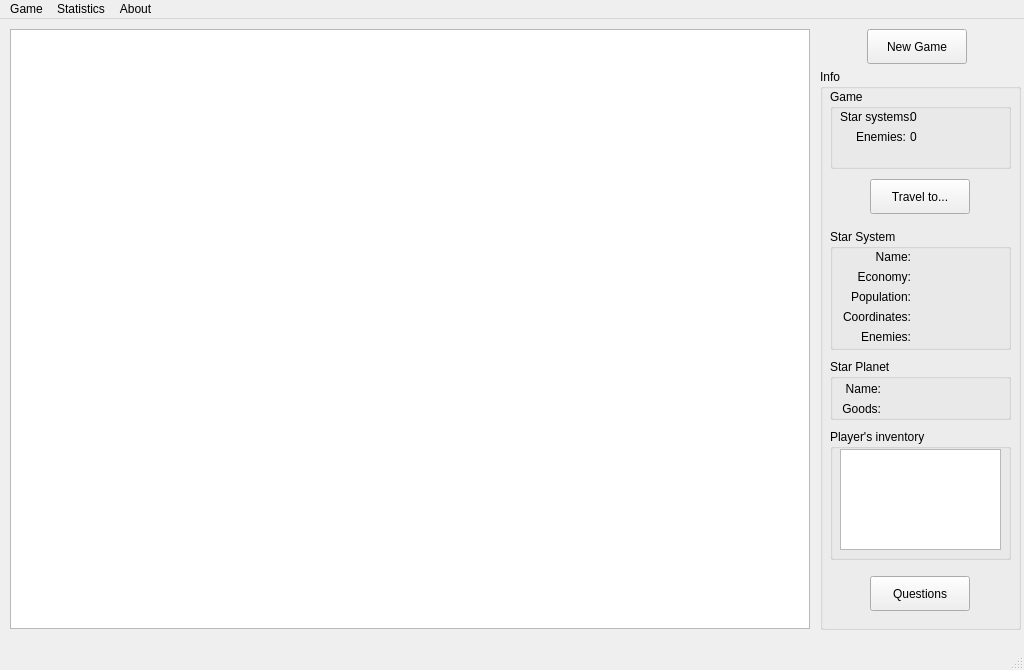
<?xml version="1.0" encoding="UTF-8"?>
<ui version="4.0">
 <class>MainWindow</class>
 <widget class="QMainWindow" name="MainWindow">
  <property name="geometry">
   <rect>
    <x>0</x>
    <y>0</y>
    <width>1024</width>
    <height>670</height>
   </rect>
  </property>
  <property name="minimumSize">
   <size>
    <width>1024</width>
    <height>670</height>
   </size>
  </property>
  <property name="maximumSize">
   <size>
    <width>1024</width>
    <height>670</height>
   </size>
  </property>
  <property name="windowTitle">
   <string>Semicoln Space Game</string>
  </property>
  <property name="windowIcon">
   <iconset resource="resources.qrc">
    <normaloff>:/images/images/favicon.png</normaloff>:/images/images/favicon.png</iconset>
  </property>
  <property name="locale">
   <locale language="English" country="UnitedStates"/>
  </property>
  <widget class="QWidget" name="centralwidget">
   <widget class="QGraphicsView" name="graphicsView">
    <property name="geometry">
     <rect>
      <x>10</x>
      <y>10</y>
      <width>800</width>
      <height>600</height>
     </rect>
    </property>
    <property name="minimumSize">
     <size>
      <width>800</width>
      <height>600</height>
     </size>
    </property>
    <property name="maximumSize">
     <size>
      <width>800</width>
      <height>600</height>
     </size>
    </property>
    <property name="verticalScrollBarPolicy">
     <enum>Qt::ScrollBarAlwaysOff</enum>
    </property>
    <property name="horizontalScrollBarPolicy">
     <enum>Qt::ScrollBarAlwaysOff</enum>
    </property>
   </widget>
   <widget class="QPushButton" name="pbNewGame">
    <property name="geometry">
     <rect>
      <x>867</x>
      <y>10</y>
      <width>100</width>
      <height>35</height>
     </rect>
    </property>
    <property name="text">
     <string>New Game</string>
    </property>
   </widget>
   <widget class="QGroupBox" name="gbInfo">
    <property name="geometry">
     <rect>
      <x>820</x>
      <y>50</y>
      <width>201</width>
      <height>561</height>
     </rect>
    </property>
    <property name="title">
     <string>Info</string>
    </property>
    <widget class="QGroupBox" name="gbStarSystem">
     <property name="geometry">
      <rect>
       <x>10</x>
       <y>160</y>
       <width>181</width>
       <height>121</height>
      </rect>
     </property>
     <property name="title">
      <string>Star System</string>
     </property>
     <widget class="QLabel" name="label_3">
      <property name="geometry">
       <rect>
        <x>10</x>
        <y>20</y>
        <width>71</width>
        <height>16</height>
       </rect>
      </property>
      <property name="text">
       <string>Name:</string>
      </property>
      <property name="alignment">
       <set>Qt::AlignRight|Qt::AlignTrailing|Qt::AlignVCenter</set>
      </property>
     </widget>
     <widget class="QLabel" name="label_4">
      <property name="geometry">
       <rect>
        <x>10</x>
        <y>40</y>
        <width>71</width>
        <height>16</height>
       </rect>
      </property>
      <property name="text">
       <string>Economy:</string>
      </property>
      <property name="alignment">
       <set>Qt::AlignRight|Qt::AlignTrailing|Qt::AlignVCenter</set>
      </property>
     </widget>
     <widget class="QLabel" name="label_5">
      <property name="geometry">
       <rect>
        <x>10</x>
        <y>60</y>
        <width>71</width>
        <height>16</height>
       </rect>
      </property>
      <property name="text">
       <string>Population:</string>
      </property>
      <property name="alignment">
       <set>Qt::AlignRight|Qt::AlignTrailing|Qt::AlignVCenter</set>
      </property>
     </widget>
     <widget class="QLabel" name="label_6">
      <property name="geometry">
       <rect>
        <x>10</x>
        <y>80</y>
        <width>71</width>
        <height>16</height>
       </rect>
      </property>
      <property name="text">
       <string>Coordinates:</string>
      </property>
      <property name="alignment">
       <set>Qt::AlignRight|Qt::AlignTrailing|Qt::AlignVCenter</set>
      </property>
     </widget>
     <widget class="QLabel" name="lbSSEconomy">
      <property name="geometry">
       <rect>
        <x>90</x>
        <y>40</y>
        <width>71</width>
        <height>16</height>
       </rect>
      </property>
      <property name="text">
       <string/>
      </property>
      <property name="alignment">
       <set>Qt::AlignLeading|Qt::AlignLeft|Qt::AlignVCenter</set>
      </property>
     </widget>
     <widget class="QLabel" name="lbSSPopulation">
      <property name="geometry">
       <rect>
        <x>90</x>
        <y>60</y>
        <width>71</width>
        <height>16</height>
       </rect>
      </property>
      <property name="text">
       <string/>
      </property>
      <property name="alignment">
       <set>Qt::AlignLeading|Qt::AlignLeft|Qt::AlignVCenter</set>
      </property>
     </widget>
     <widget class="QLabel" name="lbSSName">
      <property name="geometry">
       <rect>
        <x>90</x>
        <y>20</y>
        <width>71</width>
        <height>16</height>
       </rect>
      </property>
      <property name="text">
       <string/>
      </property>
      <property name="alignment">
       <set>Qt::AlignLeading|Qt::AlignLeft|Qt::AlignVCenter</set>
      </property>
     </widget>
     <widget class="QLabel" name="lbSSCoordinates">
      <property name="geometry">
       <rect>
        <x>90</x>
        <y>80</y>
        <width>71</width>
        <height>16</height>
       </rect>
      </property>
      <property name="text">
       <string/>
      </property>
      <property name="alignment">
       <set>Qt::AlignLeading|Qt::AlignLeft|Qt::AlignVCenter</set>
      </property>
     </widget>
     <widget class="QLabel" name="lbSSEnemies">
      <property name="geometry">
       <rect>
        <x>90</x>
        <y>100</y>
        <width>71</width>
        <height>16</height>
       </rect>
      </property>
      <property name="text">
       <string/>
      </property>
      <property name="alignment">
       <set>Qt::AlignLeading|Qt::AlignLeft|Qt::AlignVCenter</set>
      </property>
     </widget>
     <widget class="QLabel" name="label_7">
      <property name="geometry">
       <rect>
        <x>10</x>
        <y>100</y>
        <width>71</width>
        <height>16</height>
       </rect>
      </property>
      <property name="text">
       <string>Enemies:</string>
      </property>
      <property name="alignment">
       <set>Qt::AlignRight|Qt::AlignTrailing|Qt::AlignVCenter</set>
      </property>
     </widget>
    </widget>
    <widget class="QGroupBox" name="gbGame">
     <property name="geometry">
      <rect>
       <x>10</x>
       <y>20</y>
       <width>181</width>
       <height>80</height>
      </rect>
     </property>
     <property name="title">
      <string>Game</string>
     </property>
     <widget class="QLabel" name="lbCntStarSystems">
      <property name="geometry">
       <rect>
        <x>80</x>
        <y>20</y>
        <width>61</width>
        <height>16</height>
       </rect>
      </property>
      <property name="text">
       <string>0</string>
      </property>
     </widget>
     <widget class="QLabel" name="label_2">
      <property name="geometry">
       <rect>
        <x>10</x>
        <y>40</y>
        <width>66</width>
        <height>16</height>
       </rect>
      </property>
      <property name="text">
       <string>Enemies:</string>
      </property>
      <property name="alignment">
       <set>Qt::AlignRight|Qt::AlignTrailing|Qt::AlignVCenter</set>
      </property>
     </widget>
     <widget class="QLabel" name="lbCntEnemies">
      <property name="geometry">
       <rect>
        <x>80</x>
        <y>40</y>
        <width>61</width>
        <height>16</height>
       </rect>
      </property>
      <property name="text">
       <string>0</string>
      </property>
     </widget>
     <widget class="QLabel" name="label">
      <property name="geometry">
       <rect>
        <x>10</x>
        <y>20</y>
        <width>71</width>
        <height>16</height>
       </rect>
      </property>
      <property name="text">
       <string>Star systems:</string>
      </property>
     </widget>
    </widget>
    <widget class="QPushButton" name="pbShowMap">
     <property name="geometry">
      <rect>
       <x>50</x>
       <y>110</y>
       <width>100</width>
       <height>35</height>
      </rect>
     </property>
     <property name="text">
      <string>Travel to...</string>
     </property>
    </widget>
    <widget class="QGroupBox" name="gbStarPlanet">
     <property name="geometry">
      <rect>
       <x>10</x>
       <y>290</y>
       <width>181</width>
       <height>61</height>
      </rect>
     </property>
     <property name="title">
      <string>Star Planet</string>
     </property>
     <widget class="QLabel" name="label_8">
      <property name="geometry">
       <rect>
        <x>10</x>
        <y>20</y>
        <width>41</width>
        <height>20</height>
       </rect>
      </property>
      <property name="text">
       <string>Name:</string>
      </property>
      <property name="alignment">
       <set>Qt::AlignRight|Qt::AlignTrailing|Qt::AlignVCenter</set>
      </property>
     </widget>
     <widget class="QLabel" name="lbSPName">
      <property name="geometry">
       <rect>
        <x>60</x>
        <y>20</y>
        <width>101</width>
        <height>20</height>
       </rect>
      </property>
      <property name="text">
       <string/>
      </property>
      <property name="alignment">
       <set>Qt::AlignLeading|Qt::AlignLeft|Qt::AlignVCenter</set>
      </property>
     </widget>
     <widget class="QLabel" name="lbSPGoods">
      <property name="geometry">
       <rect>
        <x>60</x>
        <y>40</y>
        <width>101</width>
        <height>20</height>
       </rect>
      </property>
      <property name="text">
       <string/>
      </property>
      <property name="alignment">
       <set>Qt::AlignLeading|Qt::AlignLeft|Qt::AlignVCenter</set>
      </property>
     </widget>
     <widget class="QLabel" name="label_12">
      <property name="geometry">
       <rect>
        <x>10</x>
        <y>40</y>
        <width>41</width>
        <height>20</height>
       </rect>
      </property>
      <property name="text">
       <string>Goods:</string>
      </property>
      <property name="alignment">
       <set>Qt::AlignRight|Qt::AlignTrailing|Qt::AlignVCenter</set>
      </property>
     </widget>
    </widget>
    <widget class="QGroupBox" name="gbInventory">
     <property name="geometry">
      <rect>
       <x>10</x>
       <y>360</y>
       <width>181</width>
       <height>131</height>
      </rect>
     </property>
     <property name="title">
      <string>Player's inventory</string>
     </property>
     <widget class="QPlainTextEdit" name="ptPlayerInventory">
      <property name="geometry">
       <rect>
        <x>10</x>
        <y>20</y>
        <width>161</width>
        <height>101</height>
       </rect>
      </property>
      <property name="readOnly">
       <bool>true</bool>
      </property>
     </widget>
    </widget>
    <widget class="QPushButton" name="pbQuestions">
     <property name="geometry">
      <rect>
       <x>50</x>
       <y>507</y>
       <width>100</width>
       <height>35</height>
      </rect>
     </property>
     <property name="text">
      <string>Questions</string>
     </property>
    </widget>
   </widget>
  </widget>
  <widget class="QMenuBar" name="menubar">
   <property name="geometry">
    <rect>
     <x>0</x>
     <y>0</y>
     <width>1024</width>
     <height>21</height>
    </rect>
   </property>
   <widget class="QMenu" name="menuNew_Game">
    <property name="title">
     <string>Game</string>
    </property>
    <addaction name="actionNew_Game"/>
    <addaction name="actionExit"/>
   </widget>
   <widget class="QMenu" name="menuStatistics">
    <property name="title">
     <string>Statistics</string>
    </property>
    <addaction name="actionMy_statistics"/>
   </widget>
   <widget class="QMenu" name="menuAbout">
    <property name="title">
     <string>About</string>
    </property>
    <addaction name="actionHelp"/>
    <addaction name="actionAbout"/>
   </widget>
   <addaction name="menuNew_Game"/>
   <addaction name="menuStatistics"/>
   <addaction name="menuAbout"/>
  </widget>
  <widget class="QStatusBar" name="statusbar"/>
  <action name="actionHelp">
   <property name="text">
    <string>Help</string>
   </property>
  </action>
  <action name="actionAbout">
   <property name="text">
    <string>About</string>
   </property>
  </action>
  <action name="actionNew_Game">
   <property name="text">
    <string>New Game</string>
   </property>
  </action>
  <action name="actionExit">
   <property name="text">
    <string>Exit</string>
   </property>
  </action>
  <action name="actionMy_statistics">
   <property name="text">
    <string>My statistics</string>
   </property>
  </action>
 </widget>
 <tabstops>
  <tabstop>pbNewGame</tabstop>
  <tabstop>graphicsView</tabstop>
 </tabstops>
 <resources>
  <include location="resources.qrc"/>
 </resources>
 <connections/>
</ui>
